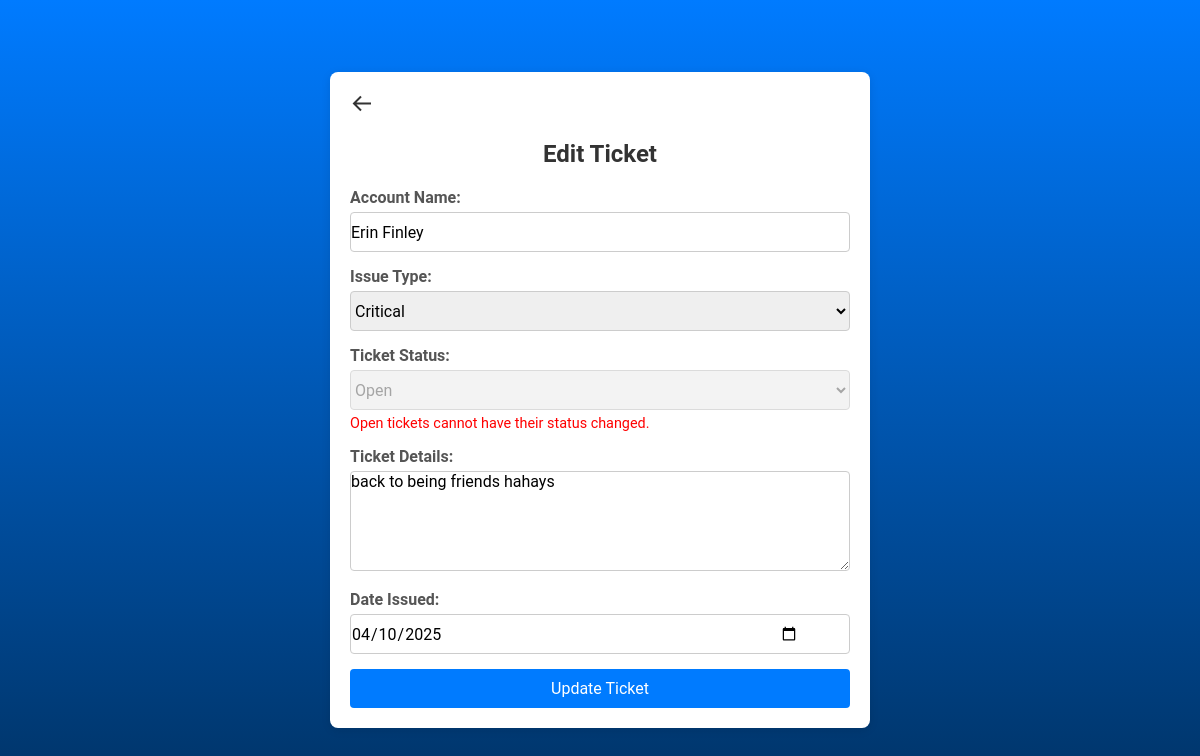
The page /editT.php?id=13 (signed in) on the database its author committed.
### tables this page shows
CREATE TABLE `tbl_ticket` (
  `t_id` int(50) NOT NULL,
  `t_aname` varchar(200) NOT NULL,
  `t_type` varchar(200) NOT NULL,
  `t_status` varchar(200) NOT NULL,
  `t_date` date NOT NULL,
  `t_details` varchar(200) NOT NULL
);

### editT.php (the view, shortened to what this page needs)
<?php
include 'db.php';
if (isset($_GET['id'])) {
    $ticketId = (int)$_GET['id'];
    $sql = "SELECT t_id, t_aname, t_type, t_status, t_details, t_date FROM tbl_ticket WHERE t_id = ?";
    $stmt = $conn->prepare($sql);
    $stmt->bind_param("i", $ticketId);
    $stmt->execute();
    $result = $stmt->get_result();
    if ($result->num_rows > 0) {
        $ticket = $result->fetch_assoc();
    } else {
        echo "<script>alert('Ticket not found.'); window.location.href='staffD.php';</script>";
        exit();
    }
} else {
    echo "<script>alert('No ticket ID provided.'); window.location.href='staffD.php';</script>";
    exit();
}
?>
<!DOCTYPE html>
<html lang="en">
<head>
    <link rel="stylesheet" href="create.css">
    <link href='https://unpkg.com/boxicons@2.1.4/css/boxicons.min.css' rel='stylesheet'>
</head>
<body>
    <div class="wrapper">
        <div class="container">
            <a href="staffD.php?tab=active" class="back-icon">
                <i class='bx bx-arrow-back'></i>
            </a>
            <h1>Edit Ticket</h1>
            <form method="POST" action="" class="form">
                <div class="form-row">
                    <label for="account_name">Account Name:</label>
                    <div class="input-box">
                        <input type="text" id="account_name" name="account_name" value="<?php echo htmlspecialchars($ticket['t_aname']); ?>" required>
                    </div>
                </div>
                <div class="form-row">
                    <label for="issue_type">Issue Type:</label>
                    <div class="input-box">
                        <select id="issue_type" name="issue_type" required>
                            <option value="Critical" <?php echo ($ticket['t_type'] == 'Critical') ? 'selected' : ''; ?>>Critical</option>
                        </select>
                    </div>
                </div>
                <div class="form-row">
                    <label for="ticket_status">Ticket Status:</label>
                    <div class="input-box">
                        <select id="ticket_status" name="ticket_status" required <?php echo ($ticket['t_status'] === 'Closed' || $ticket['t_status'] === 'Open') ? 'disabled' : ''; ?>>
                            <?php if ($ticket['t_status'] === 'Closed'): ?>
                                <option value="Closed" selected>Closed</option>
                            <?php elseif ($ticket['t_status'] === 'Open'): ?>
                                <option value="Open" selected>Open</option>
                            <?php else: ?>
                                <option value="Open" <?php echo ($ticket['t_status'] == 'Open') ? 'selected' : ''; ?>>Open</option>
                                <option value="Closed" <?php echo ($ticket['t_status'] == 'Closed') ? 'selected' : ''; ?>>Closed</option>
                            <?php endif; ?>
                        </select>
                    </div>
                    <?php if ($ticket['t_status'] === 'Closed'): ?>
                        <input type="hidden" name="ticket_status" value="Closed">
                        <span class="error">Closed tickets cannot have their status changed.</span>
                    <?php elseif ($ticket['t_status'] === 'Open'): ?>
                        <span class="error">Open tickets cannot have their status changed.</span>
                    <?php endif; ?>
                </div>
                <div class="form-row">
                    <label for="ticket_details">Ticket Details:</label>
                    <div class="input-box">
                        <textarea name="ticket_details" id="ticket_details" required><?php echo htmlspecialchars($ticket['t_details']); ?></textarea>
                    </div>
                </div>
                <div class="form-row">
                    <label for="date">Date Issued:</label>
                    <div class="input-box">
                        <input type="date" id="date" name="date" value="<?php echo htmlspecialchars($ticket['t_date']); ?>" required>
                    </div>
                </div>
                <button type="submit">Update Ticket</button>
            </form>
        </div>
    </div>
</body>
</html>

### create.css (style rules this page uses)
* { margin: 0; padding: 0; font-family: 'Roboto', sans-serif; }
body { background: linear-gradient(to bottom, #007BFF, #003366); margin: 0; padding: 0; }
:root { --bg-color: #f0f4f8; --container-color: #ffffff; --text-color: #333333; --hover-color: #8F0B13; --button-color: #681304; --border-color: rgb(5, 114, 202); }
.wrapper { display: flex; justify-content: center; align-items: center; height: 100vh; width: 100vw; }
.container { background-color: #fff; padding: 20px; border-radius: 8px; box-shadow: 0 2px 10px rgba(0, 0, 0, 0.1); width: 500px; }
.back-icon { display: inline-block; margin-bottom: 20px; text-decoration: none; color: #333; font-size: 24px; }
.back-icon i { transition: color 0.3s; }
h1 { text-align: center; margin-bottom: 20px; font-size: 24px; color: #333; }
.form { display: flex; flex-direction: column; }
.form-row { margin-bottom: 15px; }
label { margin-bottom: 10px; font-weight: bold; color: #555; }
input[type="text"], input[type="date"], select { margin-top: 5px; width: 100%; height: 40px; border: 1px solid #ccc; border-radius: 4px; font-size: 16px; transition: border-color 0.3s; }
input::placeholder, textarea::placeholder { color: #aaa; font-style: italic; opacity: 1; }
textarea { resize: vertical; height: 100px; margin-top: 5px; width: 100%; border: 1px solid #ccc; border-radius: 4px; font-size: 16px; transition: border-color 0.3s; }
button { padding: 10px; background-color: #007bff; color: #fff; border: none; border-radius: 4px; font-size: 16px; cursor: pointer; transition: background-color 0.3s; }
.back-icon { display: inline-block; margin-bottom: 20px; text-decoration: none; color: #333; font-size: 24px; text-align: left; transition: color 0.3s ease, transform 0.3s ease; }
.error { color: red; font-size: 0.9em; margin-top: 5px; display: block; }

### editT.php (style rules this page uses)
.input-box { position: relative; width: 100%; }
.input-box input, .input-box select, .input-box textarea { width: 100%; padding-right: 50px; box-sizing: border-box; }
.error { color: red; font-size: 0.9em; margin-top: 5px; display: block; }
textarea { height: 100px; resize: vertical; }

### rows shown on the page
tbl_ticket: account_name "Erin Finley", issue_type "Critical", ticket_status "Open", ticket_details "back to being friends hahays", date "04/10/2025"
